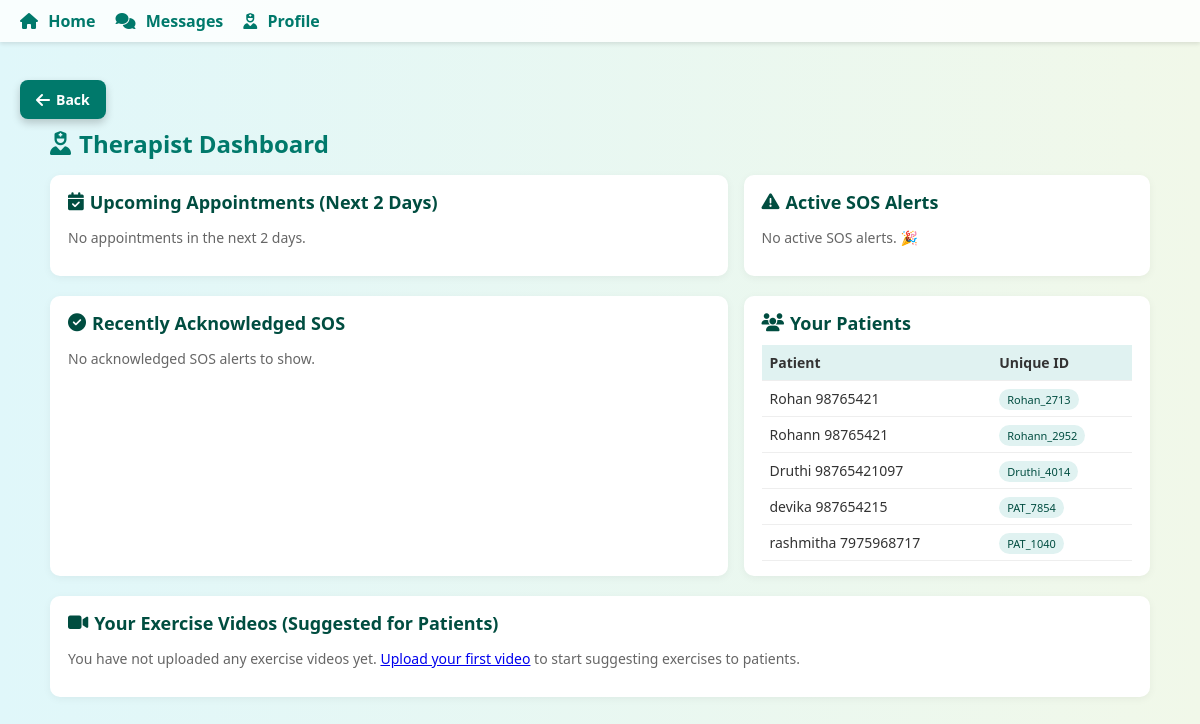
The page /therapist/dashboard/ (signed in) on the database as committed earlier.
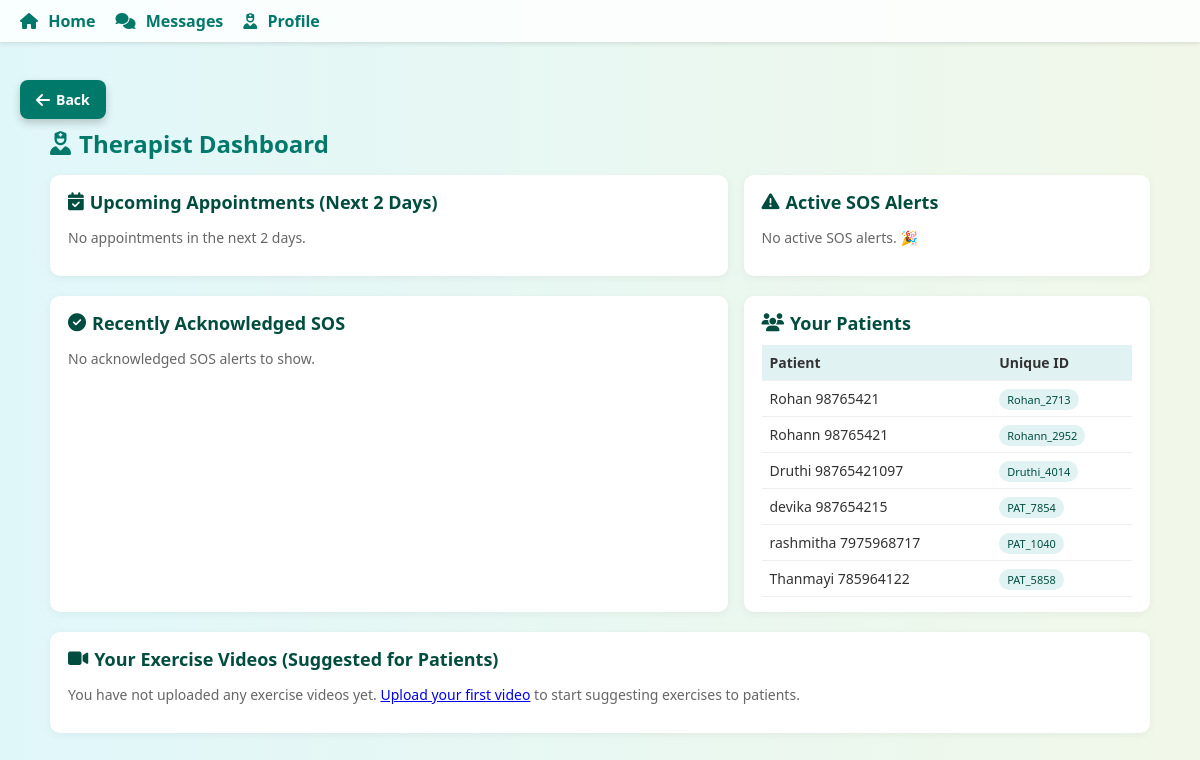
The same page on the database as committed later.
### core/models.py (models this page shows, shortened)
class User(AbstractUser):
    ROLE_CHOICES = (
        ('patient', 'Patient'),
        ('doctor', 'Doctor'),
        ('therapist', 'Therapist'),
    )
    role = models.CharField(max_length=10, choices=ROLE_CHOICES)
    unique_id = models.CharField(max_length=20, blank=True, null=True, unique=True)
    phone = models.CharField(max_length=15, blank=True)
    profile_photo = models.ImageField(upload_to='profile_photos/', blank=True, null=True)
    date_of_birth = models.DateField(blank=True, null=True)
    location = models.CharField(max_length=100, blank=True)

### core/views.py (the view)
# urls.py: path('therapist/dashboard/', views.therapist_dashboard, name='therapist_dashboard'),
@login_required
def therapist_dashboard(request):
    if request.user.role != 'therapist':
        messages.error(request, "Access denied.")
        return redirect('login')
    patients = User.objects.filter(role='patient')
    today = timezone.localdate()
    in_two_days = today + timedelta(days=2)
    upcoming_appointments = Appointment.objects.filter(
        date__range=[today, in_two_days],
        status__in=['pending', 'confirmed']
    ).order_by('date', 'time')
    active_sos_alerts = SOSAlert.objects.filter(status='active').order_by('-created_at')
    acknowledged_sos_alerts = SOSAlert.objects.filter(
        status='acknowledged'
    ).order_by('-created_at')[:10]
    therapist_videos = ExerciseVideo.objects.filter(
        therapist=request.user
    ).order_by('-created_at')[:8]
    return render(request, 'core/therapist_dashboard.html', {
        'patients': patients,
        'active_sos_alerts': active_sos_alerts,
        'acknowledged_sos_alerts': acknowledged_sos_alerts,
        'upcoming_appointments': upcoming_appointments,
        'therapist_videos': therapist_videos,
    })

### core/templates/core/therapist_dashboard.html (shortened to what this page needs)
{% extends 'core/base.html' %}
{% load static %}
{% block content %}
<link rel="stylesheet"
      href="https://cdnjs.cloudflare.com/ajax/libs/font-awesome/6.5.0/css/all.min.css" />
<div class="page-wrap">
  <h2 class="page-title">
    <i class="fas fa-user-nurse"></i> Therapist Dashboard
  </h2>
  <div class="card-row">
    <div class="card">
      <h3>
        <i class="fas fa-calendar-check"></i>
        Upcoming Appointments (Next 2 Days)
      </h3>
      {% if upcoming_appointments %}
        <table>
          <thead>
            <tr>
              <th>Patient</th>
              <th>Date</th>
              <th>Time</th>
              <th>Status</th>
              <th>Action</th>
            </tr>
          </thead>
          <tbody>
            {% for appt in upcoming_appointments %}
              <tr>
                <td>{{ appt.patient.get_full_name|default:appt.patient.username }}</td>
                <td>{{ appt.date }}</td>
                <td>{{ appt.time }}</td>
                <td>
                  {% if appt.status == 'pending' %}
                    <span class="tag tag-pending">Pending</span>
                  {% elif appt.status == 'confirmed' %}
                    <span class="tag tag-confirmed">Confirmed</span>
                  {% elif appt.status == 'cancelled' %}
                    <span class="tag tag-cancelled">Cancelled</span>
                  {% else %}
                    {{ appt.status|title }}
                  {% endif %}
                </td>
                <td>
                  <a href="{% url 'send_appointment_reminder' appt.id %}"
                     class="btn-small btn-reminder">
                    <i class="fas fa-paper-plane"></i> Send Reminder
                  </a>
                </td>
              </tr>
            {% endfor %}
          </tbody>
        </table>
      {% else %}
        <p style="font-size: 14px; color:#666;">
          No appointments in the next 2 days.
        </p>
      {% endif %}
    </div>
    <div class="card">
      <h3>
        <i class="fas fa-triangle-exclamation"></i>
        Active SOS Alerts
      </h3>
      {% if active_sos_alerts %}
        <table>
          <thead>
            <tr>
              <th>Patient</th>
              <th>Message</th>
              <th>Time</th>
              <th>Actions</th>
            </tr>
          </thead>
          <tbody>
            {% for alert in active_sos_alerts %}
              <tr>
                <td>{{ alert.patient.get_full_name|default:alert.patient.username }}</td>
                <td>{{ alert.message|truncatechars:40 }}</td>
                <td>{{ alert.created_at|date:"d M Y H:i" }}</td>
                <td>
                  <form method="post" action="{% url 'acknowledge_sos_alert' alert.id %}" style="display:inline;">
                    {% csrf_token %}
                    <button type="submit" class="btn-small btn-ack">
                      <i class="fas fa-check-circle"></i> Ack
                    </button>
                  </form>
                  <form method="post" action="{% url 'resolve_sos_alert' alert.id %}" style="display:inline; margin-left:4px;">
                    {% csrf_token %}
                    <button type="submit" class="btn-small btn-resolve">
                      <i class="fas fa-check-double"></i> Resolve
                    </button>
                  </form>
                </td>
              </tr>
            {% endfor %}
          </tbody>
        </table>
      {% else %}
        <p style="font-size: 14px; color:#666;">
          No active SOS alerts. 🎉
        </p>
      {% endif %}
    </div>
  </div>
  <div class="card-row">
    <div class="card">
      <h3>
        <i class="fas fa-circle-check"></i>
        Recently Acknowledged SOS
      </h3>
      {% if acknowledged_sos_alerts %}
        <table>
          <thead>
            <tr>
              <th>Patient</th>
              <th>Status</th>
              <th>Ack. Time</th>
              <th>Actions</th>
            </tr>
          </thead>
          <tbody>
            {% for alert in acknowledged_sos_alerts %}
              <tr>
                <td>{{ alert.patient.get_full_name|default:alert.patient.username }}</td>
                <td>
                  <span class="tag tag-ack">Acknowledged</span>
                </td>
                <td>{{ alert.acknowledged_at|date:"d M Y H:i" }}</td>
                <td>
                  <form method="post" action="{% url 'resolve_sos_alert' alert.id %}" style="display:inline;">
                    {% csrf_token %}
                    <button type="submit" class="btn-small btn-resolve">
                      <i class="fas fa-check-double"></i> Resolve
                    </button>
                  </form>
                </td>
              </tr>
            {% endfor %}
          </tbody>
        </table>
      {% else %}
        <p style="font-size: 14px; color:#666;">
          No acknowledged SOS alerts to show.
        </p>
      {% endif %}
    </div>
    <div class="card">
      <h3>
        <i class="fas fa-users"></i>
        Your Patients
      </h3>
      {% if patients %}
        <table>
          <thead>
            <tr>
              <th>Patient</th>
              <th>Unique ID</th>
            </tr>
          </thead>
          <tbody>
            {% for p in patients %}
              <tr>
                <td>{{ p.get_full_name|default:p.username }}</td>
                <td><span class="pill">{{ p.unique_id }}</span></td>
              </tr>
            {% endfor %}
          </tbody>
        </table>
      {% else %}
        <p style="font-size: 14px; color:#666;">
          No patients assigned yet.
        </p>
      {% endif %}
    </div>
  </div>
  <div class="card">
    <h3>
      <i class="fas fa-video"></i>
      Your Exercise Videos (Suggested for Patients)
    </h3>
    {% if therapist_videos %}
      <table>
        <thead>
          <tr>
            <th>Title</th>
            <th>Type</th>
            <th>Difficulty</th>
            <th>Created</th>
            <th>Views</th>
          </tr>
        </thead>
        <tbody>
          {% for video in therapist_videos %}
          <tr>
            <td>{{ video.title }}</td>
            <td>{{ video.get_exercise_type_display }}</td>
            <td>{{ video.get_difficulty_level_display }}</td>
            <td>{{ video.created_at|date:"d M Y" }}</td>
            <td>{{ video.views_count }}</td>
          </tr>
          {% endfor %}
        </tbody>
      </table>
      <p style="margin-top:10px; font-size:13px;">
        Manage all videos from the
        <a href="{% url 'therapist_videos' %}">Therapist Video Library</a>.
      </p>
    {% else %}
      <p style="font-size: 14px; color:#666;">
        You have not uploaded any exercise videos yet.
        <a href="{% url 'upload_exercise_video' %}">Upload your first video</a>
        to start suggesting exercises to patients.
      </p>
    {% endif %}
  </div>
</div>
{% endblock %}

### core/templates/core/base.html (shortened to what this page needs)
{% load static %}
<!DOCTYPE html>
<html lang="en">
<head>
</head>
<body>
    {% if user.is_authenticated and not hide_nav %}
    <nav>
        <ul>
            {% if user.role == 'patient' %}
                <li><a href="{% url 'patient_home' %}"><i class="fas fa-home"></i> Home</a></li>
                <li><a href="{% url 'visit_details' %}"><i class="fas fa-notes-medical"></i> Details</a></li>
                <li><a href="{% url 'message_box' %}"><i class="fas fa-comments"></i> Messages</a></li>
                <li><a href="{% url 'patient_profile' %}"><i class="fas fa-user"></i> Profile</a></li>
            {% elif user.role == 'doctor' %}
                <li><a href="{% url 'doctor_dashboard' %}"><i class="fas fa-home"></i> Home</a></li>
                <li><a href="{% url 'message_box' %}"><i class="fas fa-comments"></i> Messages</a></li>
                <li><a href="{% url 'doctor_profile' %}"><i class="fas fa-user-md"></i> Profile</a></li>
            {% elif user.role == 'therapist' %}
                <li><a href="{% url 'therapist_dashboard' %}"><i class="fas fa-home"></i> Home</a></li>
                <li><a href="{% url 'message_box' %}"><i class="fas fa-comments"></i> Messages</a></li>
                <li><a href="{% url 'therapist_profile' %}"><i class="fas fa-user-nurse"></i> Profile</a></li>
            {% endif %}
        </ul>
    </nav>
    {% endif %}
    {% if not hide_nav %}
    <button onclick="goBack()" class="back-button" title="Go back">
        <i class="fas fa-arrow-left"></i> Back
    </button>
    {% endif %}
    <main>
        {% block content %}
        {% endblock %}
    </main>
</body>
</html>

### core/templates/core/therapist_dashboard.html (style rules this page uses)
.page-wrap { max-width: 1100px; margin: 20px auto; padding: 20px; }
h2.page-title { color: #00796b; margin-bottom: 15px; display: flex; align-items: center; gap: 8px; }
.card-row { display: grid; grid-template-columns: 2fr 1.2fr; gap: 16px; margin-bottom: 20px; }
.card { background: #ffffff; border-radius: 10px; padding: 15px 18px; box-shadow: 0 2px 8px rgba(0,0,0,0.05); }
.card h3 { margin: 0 0 10px; font-size: 18px; color: #004d40; display: flex; align-items: center; gap: 6px; }
table { width: 100%; border-collapse: collapse; font-size: 14px; }
th, td { padding: 8px; border-bottom: 1px solid #eeeeee; text-align: left; }
th { background: #e0f2f1; font-weight: 600; }
.pill { border-radius: 999px; padding: 3px 8px; font-size: 11px; background: #e0f2f1; color: #004d40; }

Rows that differ between the two databases and show on the page:
added User: get_full_name "Thanmayi 785964122", unique_id "PAT_5858"
